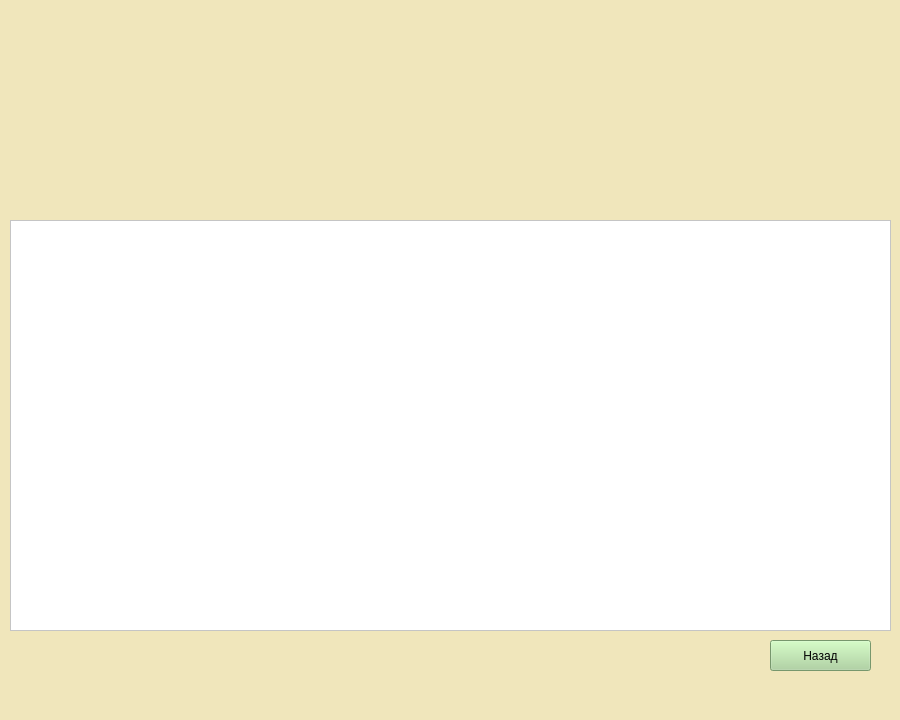
<?xml version="1.0" encoding="UTF-8"?>
<ui version="4.0">
 <class>MainWindow</class>
 <widget class="QMainWindow" name="MainWindow">
  <property name="geometry">
   <rect>
    <x>0</x>
    <y>0</y>
    <width>900</width>
    <height>720</height>
   </rect>
  </property>
  <property name="font">
   <font>
    <family>Yu Gothic UI</family>
    <pointsize>9</pointsize>
   </font>
  </property>
  <property name="windowTitle">
   <string>Рецепт</string>
  </property>
  <property name="styleSheet">
   <string notr="true">background-color: rgb(240, 230, 187);
</string>
  </property>
  <widget class="QWidget" name="centralwidget">
   <widget class="QTextBrowser" name="text">
    <property name="geometry">
     <rect>
      <x>10</x>
      <y>220</y>
      <width>881</width>
      <height>411</height>
     </rect>
    </property>
    <property name="font">
     <font>
      <family>Yu Gothic UI</family>
      <pointsize>10</pointsize>
     </font>
    </property>
    <property name="styleSheet">
     <string notr="true">background-color: rgb(255, 255, 255);</string>
    </property>
   </widget>
   <widget class="QLabel" name="nameLable">
    <property name="geometry">
     <rect>
      <x>20</x>
      <y>0</y>
      <width>501</width>
      <height>51</height>
     </rect>
    </property>
    <property name="font">
     <font>
      <family>Yu Gothic UI</family>
      <pointsize>20</pointsize>
     </font>
    </property>
    <property name="text">
     <string/>
    </property>
   </widget>
   <widget class="QLabel" name="typeLabel">
    <property name="geometry">
     <rect>
      <x>20</x>
      <y>60</y>
      <width>371</width>
      <height>31</height>
     </rect>
    </property>
    <property name="font">
     <font>
      <family>Yu Gothic UI</family>
      <pointsize>12</pointsize>
     </font>
    </property>
    <property name="text">
     <string/>
    </property>
   </widget>
   <widget class="QLabel" name="label_2">
    <property name="geometry">
     <rect>
      <x>20</x>
      <y>130</y>
      <width>55</width>
      <height>16</height>
     </rect>
    </property>
    <property name="text">
     <string/>
    </property>
   </widget>
   <widget class="QLabel" name="portionLabel">
    <property name="geometry">
     <rect>
      <x>20</x>
      <y>110</y>
      <width>241</width>
      <height>31</height>
     </rect>
    </property>
    <property name="font">
     <font>
      <family>Yu Gothic UI</family>
      <pointsize>12</pointsize>
     </font>
    </property>
    <property name="text">
     <string/>
    </property>
   </widget>
   <widget class="QPushButton" name="backBtn">
    <property name="geometry">
     <rect>
      <x>770</x>
      <y>640</y>
      <width>101</width>
      <height>31</height>
     </rect>
    </property>
    <property name="styleSheet">
     <string notr="true">background-color: rgb(167, 211, 152);</string>
    </property>
    <property name="text">
     <string>Назад</string>
    </property>
   </widget>
  </widget>
  <widget class="QMenuBar" name="menubar">
   <property name="geometry">
    <rect>
     <x>0</x>
     <y>0</y>
     <width>900</width>
     <height>26</height>
    </rect>
   </property>
  </widget>
  <widget class="QStatusBar" name="statusbar"/>
 </widget>
 <resources/>
 <connections/>
</ui>
